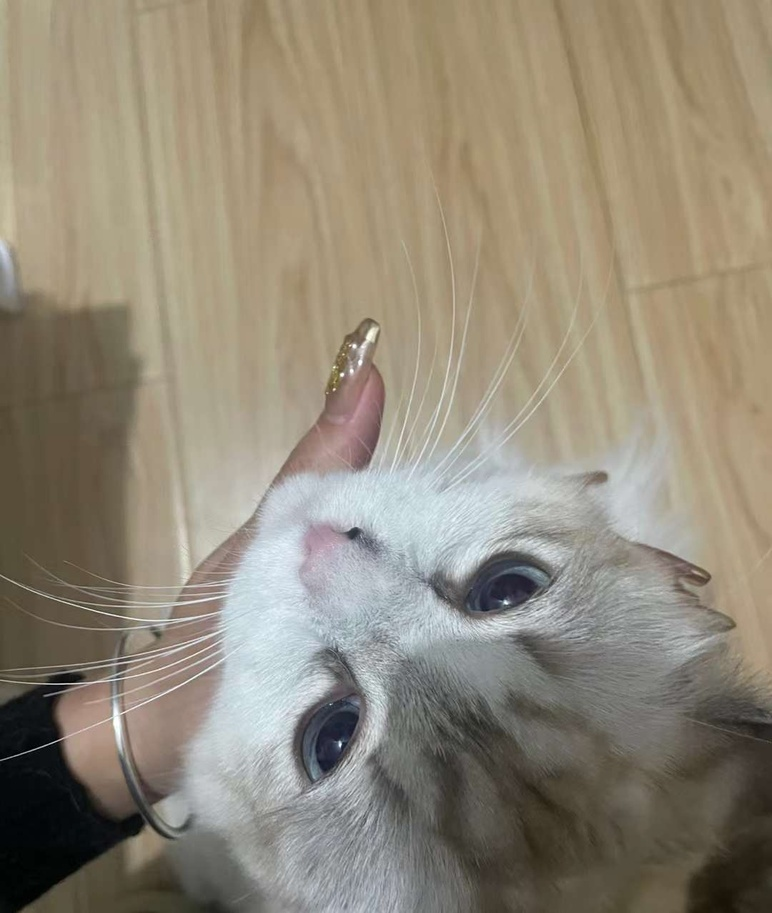
#> input picture 2022/chapter7/examples/Cat/cat.jpg, 772 x 913 px, shrunk from 1080 x 1277 before the run
$ python 002-greater-200.py
#> lines starting #> are read from the running program, lines starting #| are printed output that depends on the picture
from PIL import Image
im = Image.open('cat.jpg')
#> im is the input picture: PIL image 772x913 RGB; mean R, G, B 145.6, 137, 120.3
print(im.mode)
#| RGB
r, g, b = im.split()
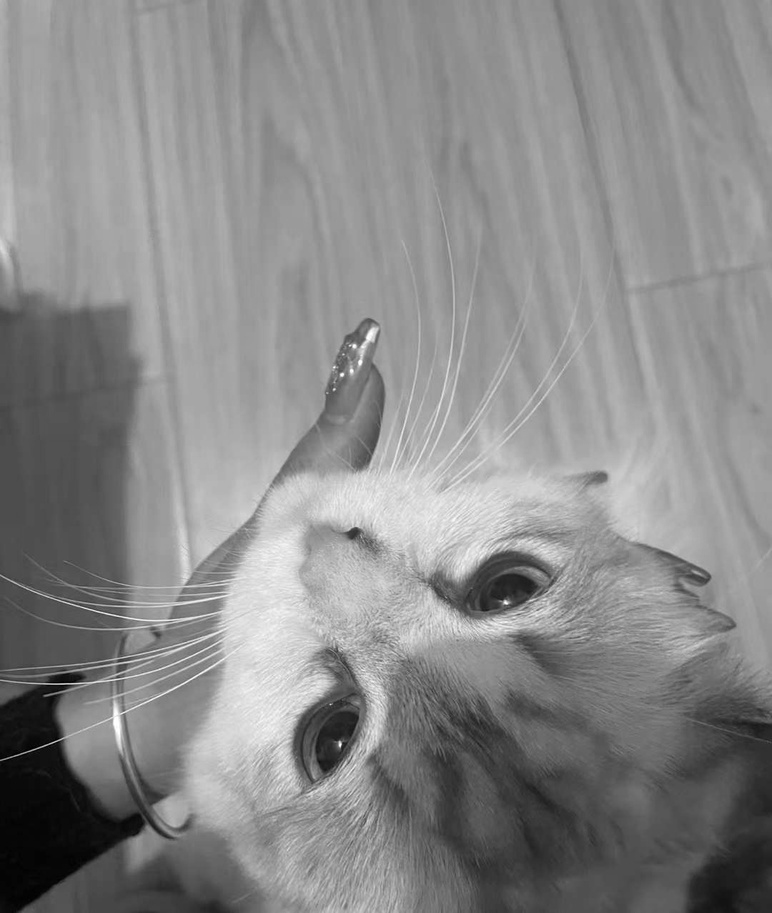
#> g: PIL image 772x913 L; min 0, max 255, mean 137
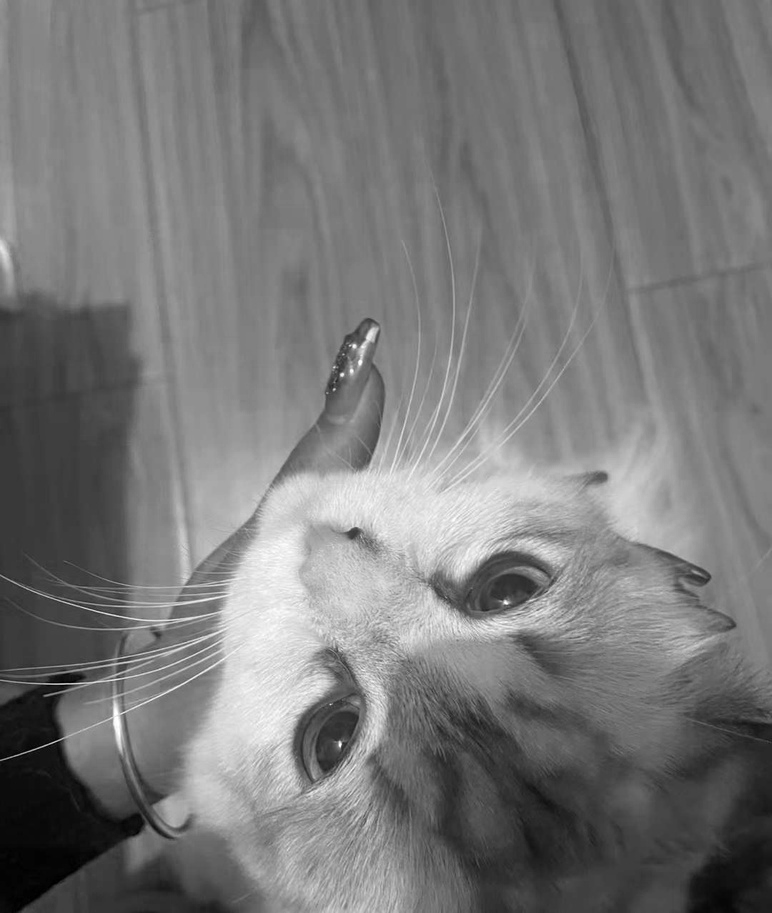
#> b: PIL image 772x913 L; min 0, max 255, mean 120.3
threshhold = 200
newr = r.point(lambda i: i > threshhold and i or 0)  # 选择red通道值大于200的像素点
newg = g.point(lambda i: i > threshhold and i or 0)  # 选择green通道值大于200的像素点
newb = b.point(lambda i: i > threshhold and i or 0)  # 选择blue通道值大于200的像素点
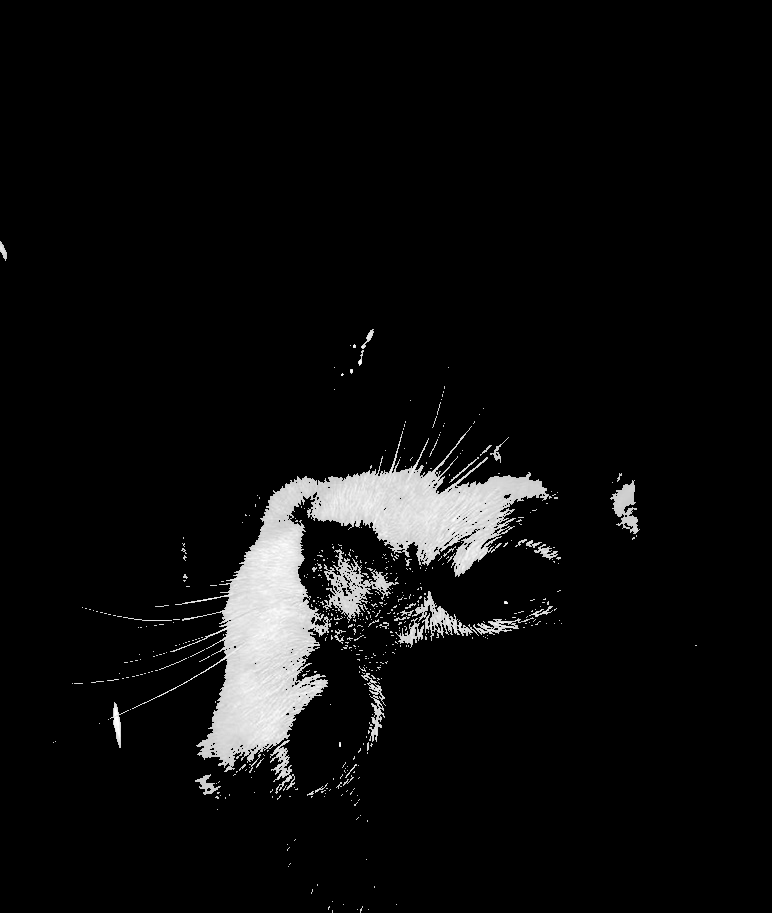
#> newb: PIL image 772x913 L; min 0, max 255, mean 13
om = Image.merge(im.mode, (r, newg, newb))
om.save('birdnestMerge-greater-{}-keep-r.jpg'.format(threshhold))

om = Image.merge(im.mode, (newr, g, newb))
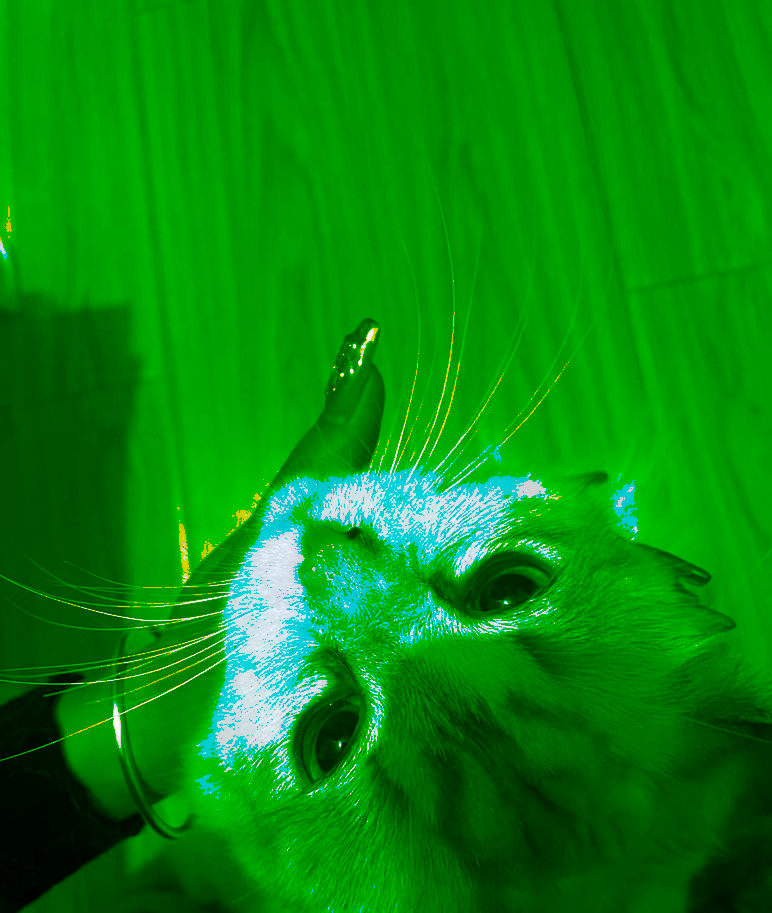
#> om: PIL image 772x913 RGB; mean R, G, B 6.8, 137, 13
om.save('birdnestMerge-greater-{}-keep-g.jpg'.format(threshhold))

om = Image.merge(im.mode, (newr, newg, b))
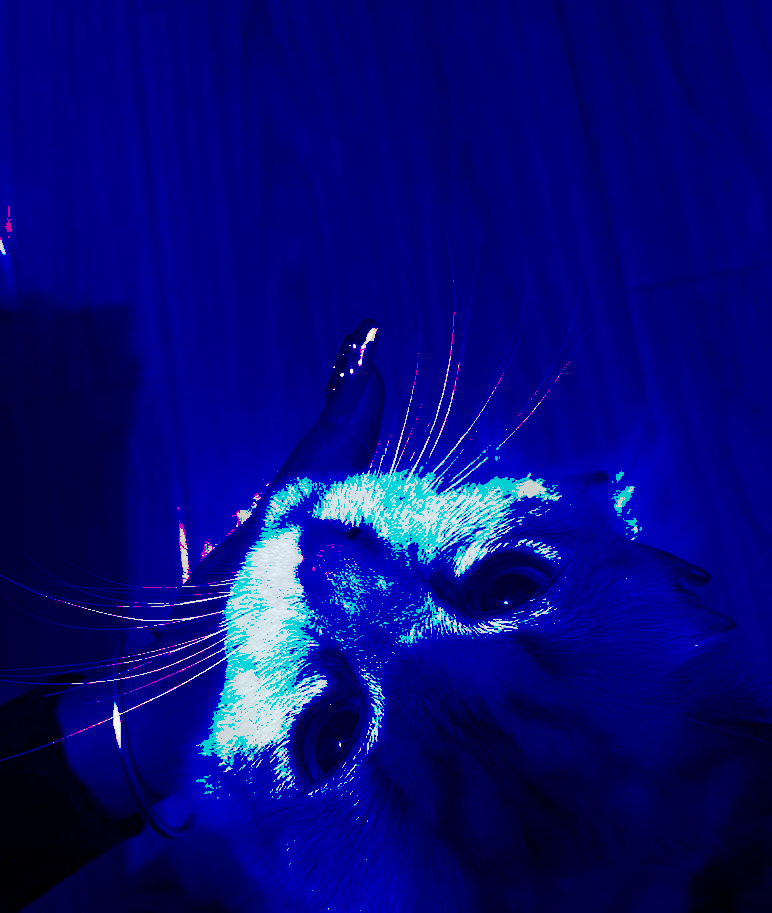
#> om: PIL image 772x913 RGB; mean R, G, B 6.8, 11.4, 120.3
om.save('birdnestMerge-greater-{}-keep-b.jpg'.format(threshhold))

om = Image.merge(im.mode, (newr, newg, newb))
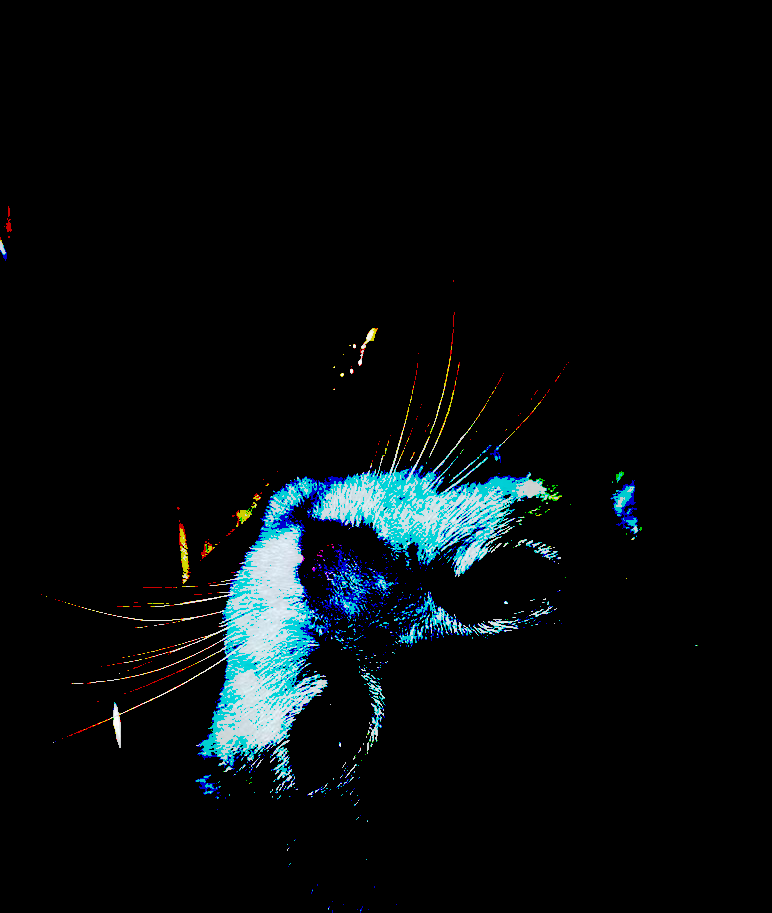
#> om: PIL image 772x913 RGB; mean R, G, B 6.8, 11.4, 13
om.save('birdnestMerge-greater-{}.jpg'.format(threshhold))
